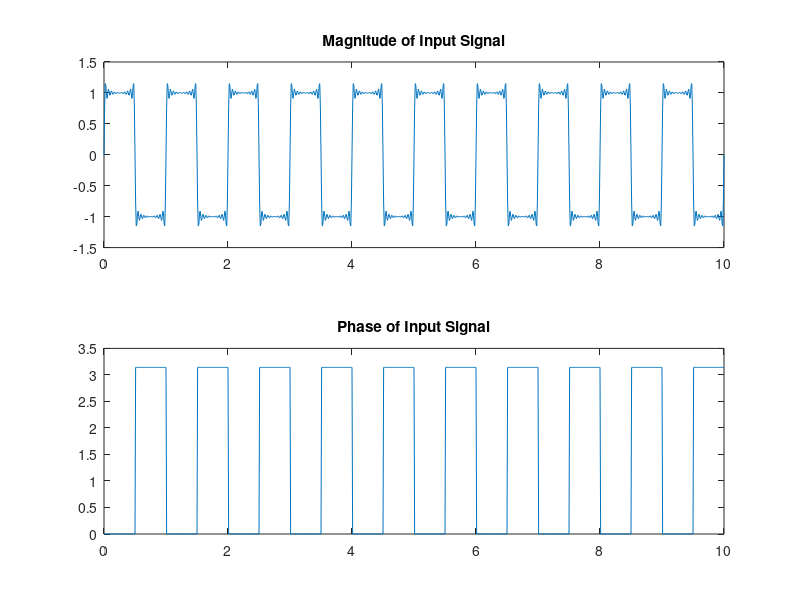
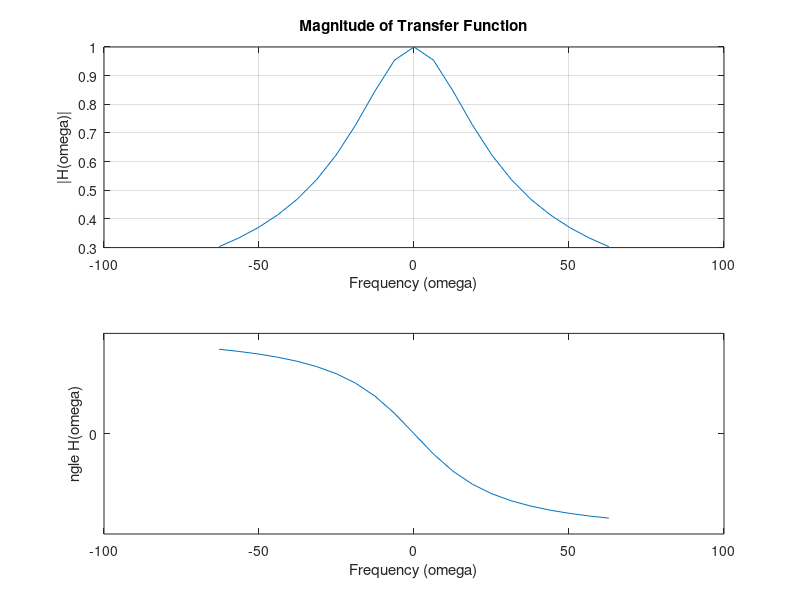

The MATLAB source for these figures, in order: (Note: this script raises an error after producing the figures.)
clear
close all

% Generate input signal
s_int = 0.01;
t = 0:s_int:10;
f = square(t * (2 * pi));

% Find the Fourier series coefficients of the output signal
N = 10;
k = -N:1:N;
f10 = 0 * t;
dk = 0 * k;
for val = k
    odd = (2 * val) - 1;
    dk(:,val+N+1) = (2 / (pi * odd));
    fk = (2 / (pi * odd)) * sin(2 * pi * odd * t);
    f10 = f10 + fk;
end

% Plot magnitude and phase of input signal
inp = figure;
subplot(2, 1, 1)
plot(t, f10)
title("Magnitude of Input Signal")
subplot(2, 1, 2)
plot(t, angle(f10))
title("Phase of Input Signal")

% Calculate the frequency response of the RC circuit
w = -N*2*pi:2*pi:N*2*pi;
Hw = 1 ./ (1 + 1i * 0.05 * w);
tfunc = figure;
subplot(2, 1, 1)
plot(w, abs(Hw))
xlabel("Frequency (\omega)")
ylabel("|H(\omega)|")
grid on
title("Magnitude of Transfer Function")
subplot(2, 1, 2)
plot(w, angle(Hw))
xlabel("Frequency (\omega)")
ylabel("\angle H(\omega)")
yticks([-pi/2 0 pi/2])
yticklabels(["-\pi/2", "0", "\pi/2"])
grid on
title("Phase of Transfer Function")

% Save tranfser function plots
saveas(tfunc, "TransferFunction.png")

% Calculate the output from the input coefficients and frequency response
y = 0 * t;
for val = k    
    odd = (2 * val) - 1;
    yk = dk(:,val+N+1) * Hw(:,val+N+1) * sin(2 * pi * odd * t);
    y = y + yk;
end

% Plot distorted output
out = figure;
subplot(2, 1, 1)
plot(t, f)
ylim([-1.5 1.5])
xlabel("t")
ylabel("x(t)")
title("Input Signal x(t)")
subplot(2, 1, 2)
plot(t, real(y))
ylim([-1.5 1.5])
xlabel("t")
ylabel("y(t)")
title("Distorted Output Signal y(t)")

% Save output plots
saveas(out, "OutputSignal.png")